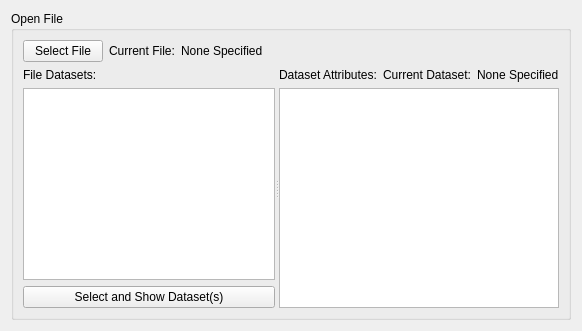
          <widget class="QWidget" name="tabFileManager">
           <attribute name="title">
            <string>File Manager</string>
           </attribute>
           <layout class="QVBoxLayout" name="verticalLayout_48">
            <item>
             <widget class="QGroupBox" name="groupBox_16">
              <property name="title">
               <string>Open File</string>
              </property>
              <layout class="QVBoxLayout" name="verticalLayout_10">
               <item>
                <layout class="QHBoxLayout" name="horizontalLayout_74">
                 <item>
                  <widget class="QPushButton" name="pushButton_selectFile">
                   <property name="sizePolicy">
                    <sizepolicy hsizetype="Fixed" vsizetype="Fixed">
                     <horstretch>0</horstretch>
                     <verstretch>0</verstretch>
                    </sizepolicy>
                   </property>
                   <property name="toolTip">
                    <string>Select a HDF5 file to open</string>
                   </property>
                   <property name="text">
                    <string>Select File</string>
                   </property>
                  </widget>
                 </item>
                 <item>
                  <widget class="QLabel" name="label_37">
                   <property name="sizePolicy">
                    <sizepolicy hsizetype="Fixed" vsizetype="Fixed">
                     <horstretch>0</horstretch>
                     <verstretch>0</verstretch>
                    </sizepolicy>
                   </property>
                   <property name="text">
                    <string>Current File:</string>
                   </property>
                  </widget>
                 </item>
                 <item>
                  <widget class="QLabel" name="label_currentFileDirectory">
                   <property name="sizePolicy">
                    <sizepolicy hsizetype="Preferred" vsizetype="Fixed">
                     <horstretch>0</horstretch>
                     <verstretch>0</verstretch>
                    </sizepolicy>
                   </property>
                   <property name="text">
                    <string>None Specified</string>
                   </property>
                  </widget>
                 </item>
                </layout>
               </item>
               <item>
                <widget class="QSplitter" name="splitter_3">
                 <property name="orientation">
                  <enum>Qt::Horizontal</enum>
                 </property>
                 <property name="childrenCollapsible">
                  <bool>false</bool>
                 </property>
                 <widget class="QWidget" name="layoutWidget">
                  <layout class="QVBoxLayout" name="verticalLayout_50">
                   <item>
                    <widget class="QLabel" name="label_38">
                     <property name="sizePolicy">
                      <sizepolicy hsizetype="Preferred" vsizetype="Fixed">
                       <horstretch>0</horstretch>
                       <verstretch>0</verstretch>
                      </sizepolicy>
                     </property>
                     <property name="text">
                      <string>File Datasets:</string>
                     </property>
                    </widget>
                   </item>
                   <item>
                    <widget class="QListWidget" name="listWidget_fileDatasets">
                     <property name="sizePolicy">
                      <sizepolicy hsizetype="Preferred" vsizetype="Preferred">
                       <horstretch>0</horstretch>
                       <verstretch>0</verstretch>
                      </sizepolicy>
                     </property>
                     <property name="selectionMode">
                      <enum>QAbstractItemView::ExtendedSelection</enum>
                     </property>
                    </widget>
                   </item>
                   <item>
                    <widget class="QPushButton" name="pushButton_selectDataset">
                     <property name="sizePolicy">
                      <sizepolicy hsizetype="Preferred" vsizetype="Fixed">
                       <horstretch>0</horstretch>
                       <verstretch>0</verstretch>
                      </sizepolicy>
                     </property>
                     <property name="toolTip">
                      <string>Select and show the dataset(s) of the opened file</string>
                     </property>
                     <property name="text">
                      <string>Select and Show Dataset(s)</string>
                     </property>
                    </widget>
                   </item>
                  </layout>
                 </widget>
                 <widget class="QWidget" name="layoutWidget">
                  <layout class="QVBoxLayout" name="verticalLayout_51">
                   <item>
                    <layout class="QHBoxLayout" name="horizontalLayout_76">
                     <item>
                      <widget class="QLabel" name="label_39">
                       <property name="text">
                        <string>Dataset Attributes:</string>
                       </property>
                      </widget>
                     </item>
                     <item>
                      <widget class="QLabel" name="label_40">
                       <property name="sizePolicy">
                        <sizepolicy hsizetype="Fixed" vsizetype="Fixed">
                         <horstretch>0</horstretch>
                         <verstretch>0</verstretch>
                        </sizepolicy>
                       </property>
                       <property name="text">
                        <string>Current Dataset:</string>
                       </property>
                      </widget>
                     </item>
                     <item>
                      <widget class="QLabel" name="label_currentDataset">
                       <property name="sizePolicy">
                        <sizepolicy hsizetype="Preferred" vsizetype="Fixed">
                         <horstretch>0</horstretch>
                         <verstretch>0</verstretch>
                        </sizepolicy>
                       </property>
                       <property name="text">
                        <string>None Specified</string>
                       </property>
                      </widget>
                     </item>
                    </layout>
                   </item>
                   <item>
                    <widget class="QTableWidget" name="tableWidget_fileAttributes">
                     <property name="sizePolicy">
                      <sizepolicy hsizetype="Preferred" vsizetype="Preferred">
                       <horstretch>0</horstretch>
                       <verstretch>0</verstretch>
                      </sizepolicy>
                     </property>
                    </widget>
                   </item>
                  </layout>
                 </widget>
                </widget>
               </item>
              </layout>
             </widget>
            </item>
           </layout>
          </widget>
